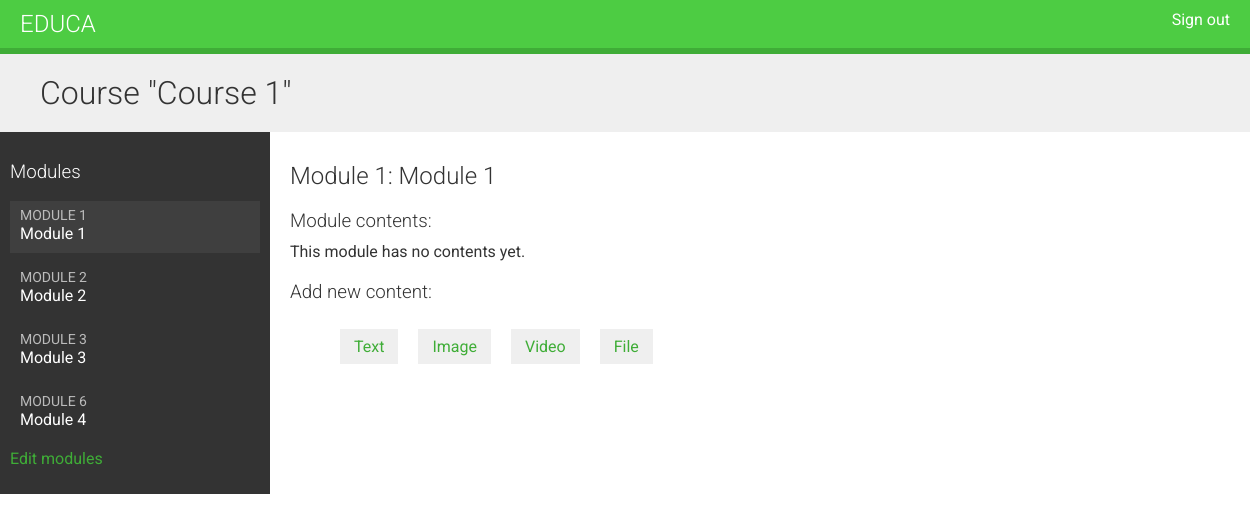
The page /course/module/1/ (signed in) on the database as committed earlier.
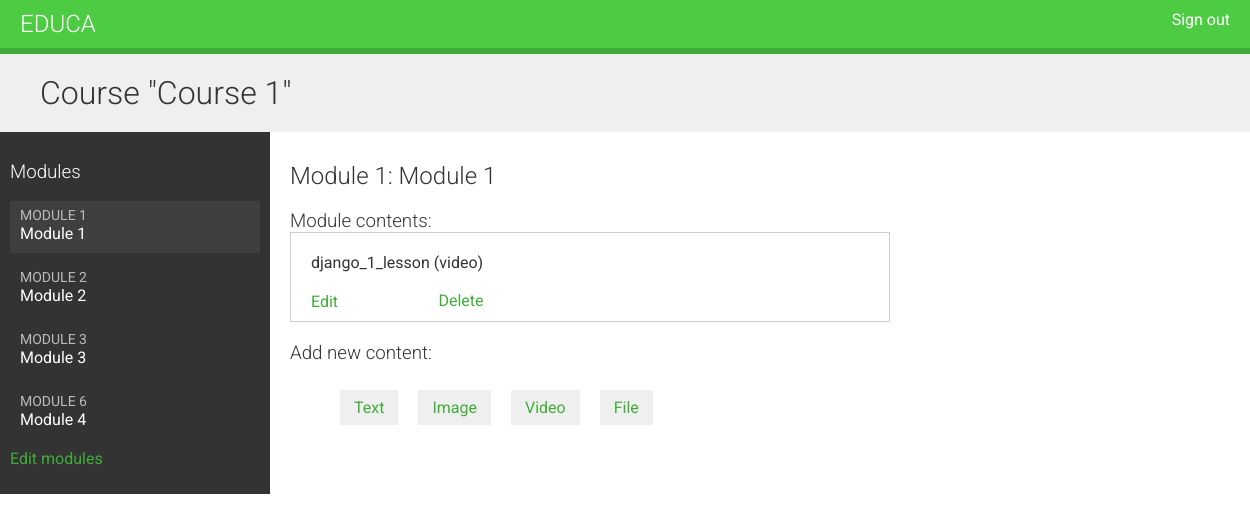
The same page on the database as committed later.
### courses/models.py (models this page shows, shortened)
class Course(models.Model):
    owner = models.ForeignKey(User,
                              related_name='courses_created',
                              on_delete = models.CASCADE)
    subject = models.ForeignKey(Subject,
                                related_name='courses',
                                on_delete=models.CASCADE)
    title = models.CharField(max_length=200)
    slug = models.SlugField(max_length=200, unique=True)
    overview = models.TextField()
    created = models.DateTimeField(auto_now_add=True)
    class Meta:
        ordering = ['-created']
    students = models.ManyToManyField(User,
                                      related_name='courses_joined',
                                      blank=True)

class Module(models.Model):
    course = models.ForeignKey(Course,
                               related_name='modules',
                               on_delete=models.CASCADE)
    title = models.CharField(max_length=200)
    description = models.TextField(blank=True)
    order = OrderField(blank=True, for_fields=['course'])
    class Meta:
        ordering = ['order']

class Content(models.Model):
    module = models.ForeignKey(Module,
                               related_name='contents',
                               on_delete=models.CASCADE)
    content_type = models.ForeignKey(ContentType,
                                     on_delete=models.CASCADE,
                                     limit_choices_to={'model__in': (
                                         'text',
                                         'video',
                                         'image',
                                         'file'
                                     )})
    object_id = models.PositiveIntegerField()
    item = GenericForeignKey('content_type', 'object_id')
    order = OrderField(blank=True, for_fields=['module'])
    class Meta:
        ordering = ['order']

class ItemBase(models.Model):
    owner = models.ForeignKey(User,
                              related_name='%(class)s_related',
                              on_delete=models.CASCADE)
    title = models.CharField(max_length=250)
    created = models.DateTimeField(auto_now_add=True)
    updated = models.DateTimeField(auto_now=True)
    class Meta:
        abstract=True
    def __str__(self):
        return self.title

class Video(ItemBase):
    url = models.URLField()

### courses/views.py (the view)
class ModuleContentListView(TemplateResponseMixin, View):
    template_name = 'courses/manage/module/content_list.html'
    def get(self, request, module_id):
        module = get_object_or_404(Module,
                                   id=module_id,
                                   course__owner=request.user)
        return self.render_to_response({'module': module})

### courses/templatetags/course.py (called while the page is built)
@register.filter
def model_name(obj):
    try:
        return obj._meta.model_name
    except AttributeError:
        return None

### courses/templates/courses/manage/module/content_list.html (shortened to what this page needs)
{% extends "base.html" %}
{% load course %}
{% block content %}
{% with course=module.course %}
  <h1>Course "{{ course.title }}"</h1>
  <div class="contents">
    <h3>Modules</h3>
    <ul id="modules">
      {% for m in course.modules.all %}
        <li data-id="{{ m.id }}" {% if m == module %}class="selected"{% endif %}>
          <a href="{% url 'module_content_list' m.id %}">
            <span>
              Module <span class="order">{{ m.order|add:1 }}</span>
            </span>
            <br>
            {{ m.title }}
          </a>
        </li>
      {% empty %}
        <li>No modules yet.</li>
      {% endfor %}
    </ul>
    <p><a href="{% url 'course_module_update' course.id %}">
    Edit modules</a></p>
  </div>
  <div class="module">
    <h2>Module {{ module.order|add:1 }}: {{ module.title }}</h2>
    <h3>Module contents:</h3>
    <div id="module-contents">
      {% for content in module.contents.all %}
        <div data-id="{{ content.id }}">
          {% with item=content.item %}
            <p>{{ item }} ({{ item|model_name }})</p>
            <a href="{% url 'module_content_update' module.id item|model_name item.id %}">
              Edit
            </a>
            <form action="{% url 'module_content_delete' content.id %}" method="post">
              <input type="submit" value="Delete">
            </form>
            {% endwith %}
        </div>
      {% empty %}
        <p>This module has no contents yet.</p>
      {% endfor %}
    </div>
    <h3>Add new content:</h3>
    <ul class="content-types">
      <li>
        <a href="{% url 'module_content_create' module.id 'text' %}">Text</a>
      </li>
      <li>
        <a href="{% url 'module_content_create' module.id 'image' %}">Image</a>
      </li>
      <li>
        <a href="{% url 'module_content_create' module.id 'video' %}">Video</a>
      </li>
      <li>
        <a href="{% url 'module_content_create' module.id 'file' %}">File</a>
      </li>
    </ul>
  </div>
{% endwith %}
{% endblock %}

### courses/templates/base.html (shortened to what this page needs)
{% load static %}
<!DOCTYPE html>
<html>
  <head>
    <link href="{% static 'css/base.css' %}" rel="stylesheet">
  </head>
  <body>
    <div id="header">
      <a href="/" class="logo">Educa</a>
      <ul class="menu">
        {% if request.user.is_authenticated %}
          <li><a href="{% url 'logout' %}">Sign out</a></li>
        {% else %}
          <li><a href="{% url 'login' %}">Sign in</a></li>
        {% endif %}
      </ul>
    </div>
    <div id="content">
      {% block content %}
      {% endblock %}
    </div>
  </body>
</html>

### courses/static/css/base.css (style rules this page uses)
body { margin:0; font-family:'Roboto', sans-serif; font-weight:400; color:#333; }
a { color:#3fad37; text-decoration:none; }
ul { float:left; }
h1, h2, h3, h4, h5, h6 { font-family:'Roboto', sans-serif; font-weight:300; }
h1 { background:#efefef; width:100%; overflow:auto; padding:20px 0 20px 40px; margin:0; }
.module { padding:10px 20px; float:left; width:600px; }
.module h3 { margin:20px 0 0; padding:0; width:100%; }
.module p { margin:10px 0 20px; width:100%; float:left; }
#header { background:#4dcc43; overflow:auto; padding:10px 20px; border-bottom:6px solid #3fad37; }
#header .logo { text-decoration:none; font-family:'Roboto', sans-serif; font-weight:300; text-transform:uppercase; font-size:24px; color:#fff; float:left; }
#header a { color:#fff; }
#header .menu { list-style:none; float:right; margin:0; padding:0; }
.contents { width:20%; padding:10px; float:left; background:#333; color: #fff; font-family:'Roboto', sans-serif; }
.contents ul { list-style:none; margin:0; padding:0; width:100%; }
.contents ul li { margin:0 0 10px 0; padding:4px 10px 10px; overflow:auto; cursor:move; }
.contents ul li.selected { background:#3f3f3f; }
.contents ul span { text-transform:uppercase; color:#bbb; font-size:14px; }
.contents ul a { display:block; color:#fff; text-decoration:none; }
ul.content-types li { list-style:none; float:left; margin:10px; background:#efefef; padding:8px 14px; }
input, select, textarea { border:1px solid #ccc; border-bottom:3px solid #ccc; padding:8px 12px; font-size:16px; font-family:'Roboto', sans-serif; float:left; clear:both; width:300px; }
input[type=submit], a.button { border-radius:5px; background:#4dcc43; color:#fff; font-size:16px; text-transform:uppercase; border:none; padding:10px 20px; margin:20px 0; }
#module-contents div { padding:10px 20px; border:1px solid #ccc; background:#fff }
#module-contents form { margin:0; padding:0; }
#module-contents input[type=submit] { color:#3fad37; background:none; margin:-20px 0 0; padding:0; float:left; text-transform:none; }

Rows that differ between the two databases and show on the page:
added Content: item "django_1_lesson", item|model_name "video"
Other text that changed with them:
text no longer shown: "This module has no contents yet."
